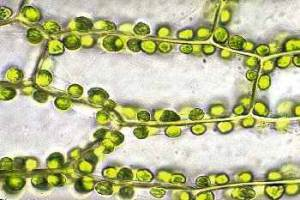
#> input picture 40-Informatique/TP02/TP2-2021-bis/TP2-2021/Chloroplastes.png, 300 x 200 px
$ python exercices-images.py
#> lines starting #> are read from the running program, lines starting #| are printed output that depends on the picture; long printed decimals are rounded
#
# TP d'info n°2 - Manipulation des images.
#

# ! ATTENTION : modifier le chemin ci-dessous pour qu'il corresponde
# !             à l'emplacement des fichiers images du TP.
##
#%%
path = "H:/Informatique/TP2-2021"

#
# 2) Traitement des images.
#    a) Les bases de la manipulation d'images.
#

# Changement de répertoire de travail :
import os
os.chdir(path)

# Chargement des librairies nécessaires au TP :
import numpy as np
import matplotlib.image as img
import matplotlib.pyplot as plt
##
#%%
# Chargement du fichier image :
A = img.imread("Chloroplastes.png")
#> A is the input picture: shape (200, 300, 3) float32; mean R, G, B 0.736, 0.744, 0.576
# Enregistrement de l'image dans un fichier :
img.imsave("Chloroplastes_bis.png",A)
# Affichage de l'image :
plt.imshow(A, interpolation='none')
plt.show()
##
#%%
print(type(A))
#| <class 'numpy.ndarray'>
n,p,c=A.shape
#> n = 200; p = 300; c = 3
print((n,p,c))
#| (200, 300, 3)
print(A[10,40])
#| [0.4431 0.4588 0.3529 ]
##
#%%
A=np.array([[ [0,0,0] , [0.5,0.5,0.5] , [1,1,1] ]
           ,[ [0,0,0.5] , [0,0.5,0.5] , [0,0.5,0]]])

plt.imshow(A,interpolation='none')
plt.show()
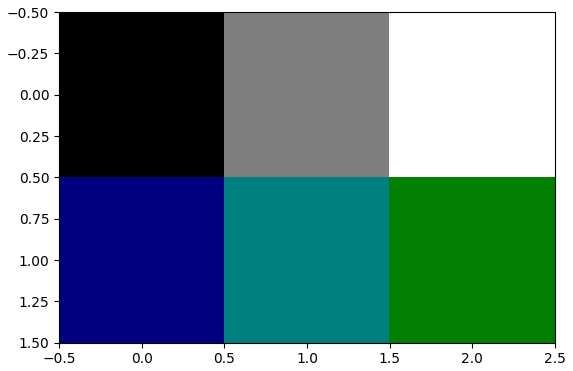
#> figure drawn by matplotlib, 1 panel
##
#%%
# +------------+
# | Exercice 1 |
# +------------+
def nbconvert(image,seuil) :
    """ Convertit l'image en noir et blanc selon le seuil.
    """
#> called with seuil = 1.5
    n,p,c = image.shape
#> n = 200; p = 300; c = 3
    resultat = np.zeros((n,p,c))

    # *** A compléter ***

    return(resultat)

# Test
A = img.imread("Chloroplastes.png")
B = nbconvert(A , 1.5)
#> B: shape (200, 300, 3) float64; every value is 0
plt.imshow(B, interpolation='none')
plt.show()
img.imsave("Chloroplastes_NB.png",B)
##
#%%
# +------------+
# | Exercice 2 |
# +------------+


# Test
A = img.imread("Chloroplastes.png")
#> (the run stopped early here; a loop or call above may not have finished)
